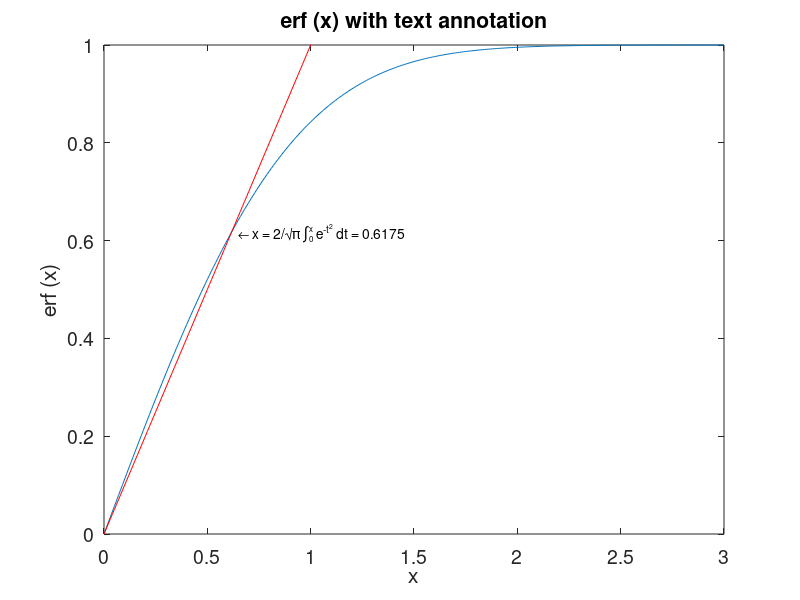

MATLAB code to generate this figure:
x = 0:0.01:3;
hf = figure ();
set (0,'defaultaxesfontsize', 14)
plot (x, erf (x));
hold on;
plot (x, x, "r");
axis ([0, 3, 0, 1]);
xlabel ("x");
ylabel ("erf (x)");
title ("erf (x) with text annotation");
text (0.65, 0.6175, strcat ('\leftarrow x = {2/\surd\pi',
' {\fontsize{16}\int_{\fontsize{8}0}^{\fontsize{8}x}}',
' e^{-t^2} dt} = 0.6175'));
set (hf, "visible", "off")
print(hf, 'fig.eps', '-depsc');
